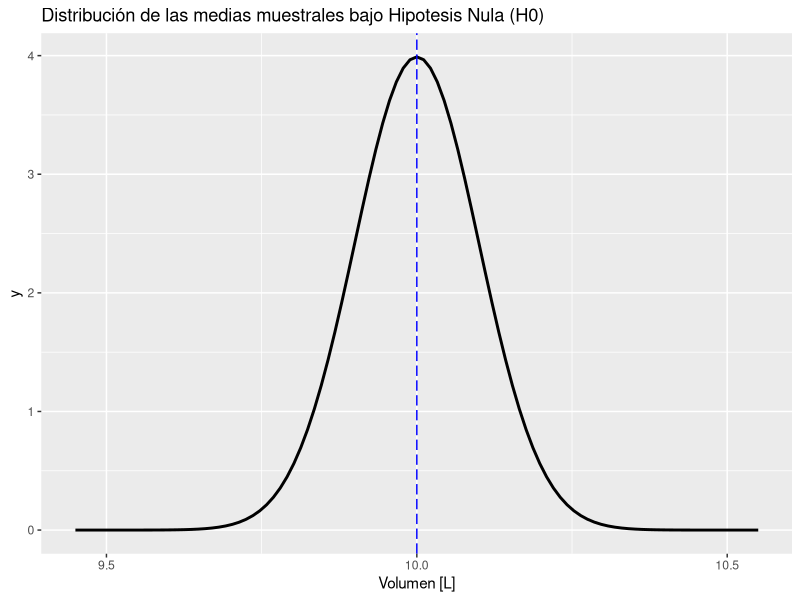
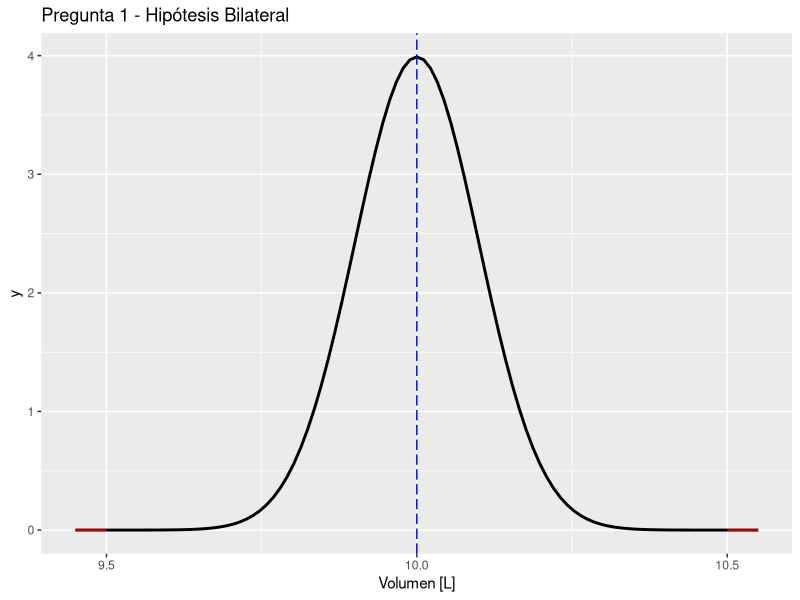
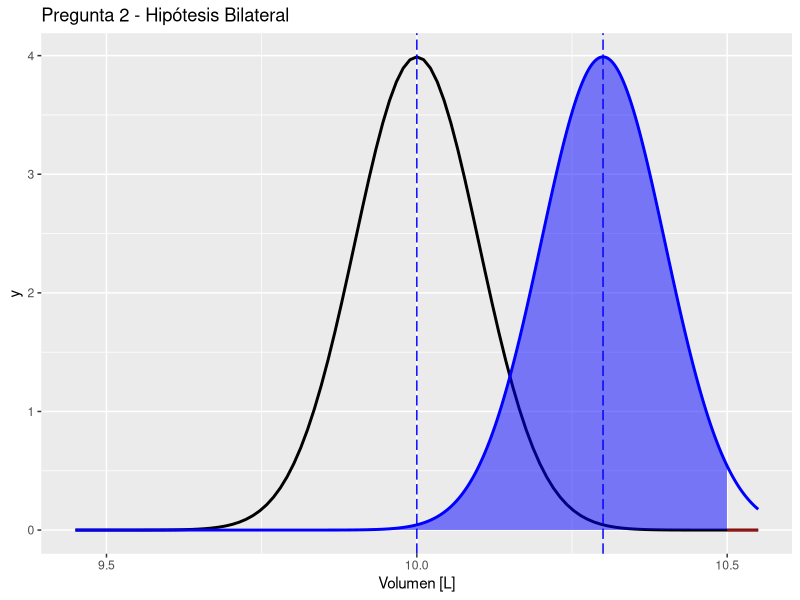
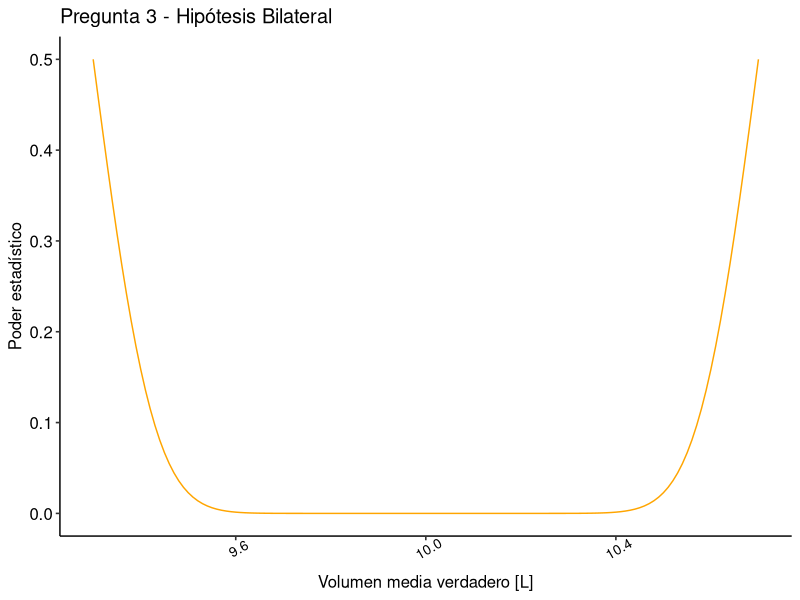
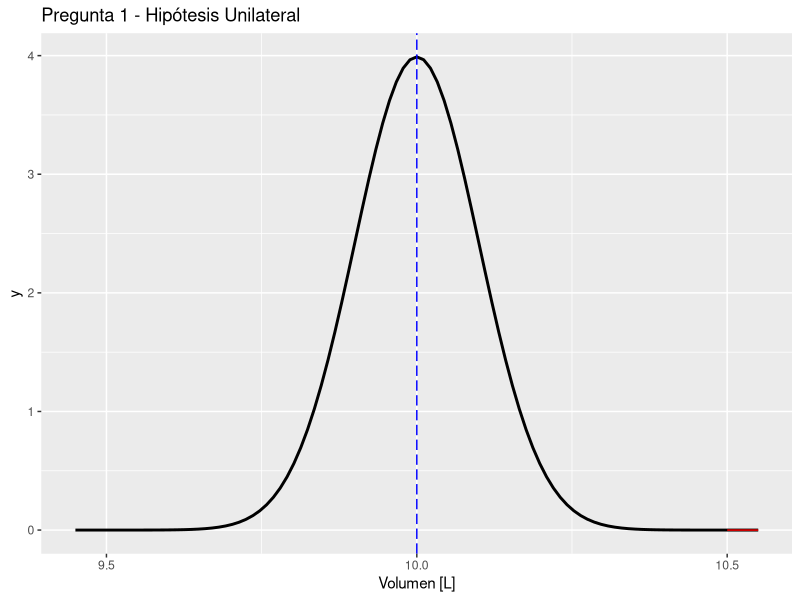
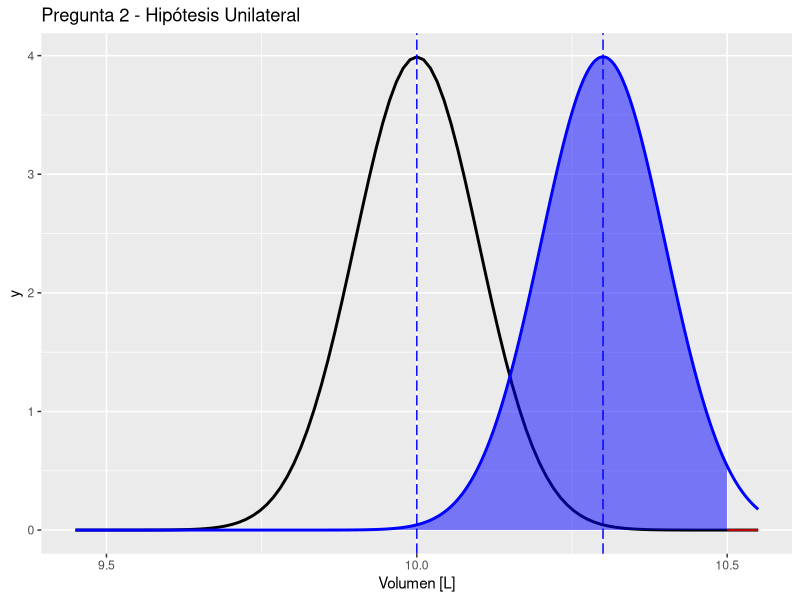
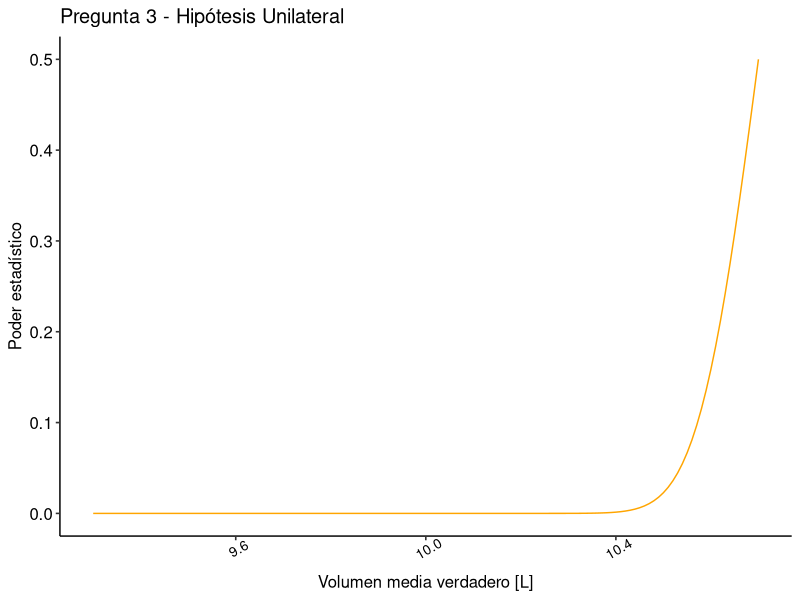

Write R code to recreate these figures, in order.
#Ejercicio Práctico 5 (EP05)
# Grupo 04
# Integrantes:
# - ALEXANDRA CATALINA NAVARRO CALDERÓN
# - CARLOS FRANCISCO RETAMALES APARICIO
# - MAURICIO SEBASTIÁN VALDÉS GÁLVEZ 
# - MAURICIO FELIPE VICENCIO PLAZA

#Paquetes.
library(ggpubr)
library(dplyr)
library(pwr)

#Enunciado

# Se sabe que una máquina que envasa detergentes industriales llena bidones con 
# un volumen de producto que sigue una distribución normal con desviación estándar
# de 1 litro. Usando una muestra aleatoria de 100 botellas, el ingeniero a cargo
# de la planta requiere determinar si la máquina está llenando los bidones con
# una media de 10 litros.

# SE CONSIDERAN AMBOS ESCENARIOS DE PRUEBAS UNILATERALES (UNA COLA) Y BILATERALES
# (DOS COLAS).

#Definimos los valores conocidos.
dev.estandar <- 1 
n.muestra <- 100
c.inferior <- 9.5
c.superior <- 10.5

# Se calcula el error estándar.
SE <- dev.estandar /sqrt(n.muestra)

# Se genera a partir de un valor nulo, una distribución normal con 5000 valores.
valor.nulo <- 10
pts <-5000

#-------------------------------------------------------------------------------
#                                 BILATERALES
#-------------------------------------------------------------------------------

################################################################################

# PREGUNTA 1

################################################################################

# Si el ingeniero piensa rechazar la hipótesis nula cuando la muestra presente 
# una media menor a 9,5 litros o mayor a 10,5 litros, ¿cuál es la probabilidad 
# de que cometa un error de tipo I?

################################################################################

# Dado los datos del enunciado, se nos presenta una prueba t para una muestra,
# con hipótesis bilateral.
# Siendo las hipótesis las siguientes:
# H0: El volumen medio de los bidones es de 10 litros 
# (mu = 10[L])
# H1: El volumen medio de los bidones es distinto de 10 litros 
# (mu != 10[L])

# La probabilidad de que se cometa un error tipo I, va asociado al nivel 
# de significación. Dicho nivel de significación se encuentra en el área de la
# región de rechazo de la distribución, estos deberían seguir las medias muestrales
# que están en la hipótesis nula.
# Se asume que trata de una prueba t para una muestra, pero por el hecho de 
# conocerse la desviación estándar, también se podría realizar la distribución 
# normal (prueba Z).


x <- seq(valor.nulo - 5.5 * SE, valor.nulo +5.5 * SE, length.out = pts)
y <- dnorm(x, mean = valor.nulo, sd = SE)
distribucion.p1 <- data.frame(x, y)

# Se grafica la distribución.

grafico.distribucion <- ggplot(data = distribucion.p1, aes(x))

# Se agrega la distribución normal.
grafico.distribucion  <- grafico.distribucion  + stat_function(fun = dnorm,
                                 args = list(mean = valor.nulo,
                                             sd = SE),
                                 colour = "Black", size = 1)


# Se agrega marcas y etiquetas al eje x.
grafico.distribucion <- grafico.distribucion + scale_x_continuous(name = "Volumen [L]",
                                      breaks = seq(c.inferior, c.superior,
                                                   0.5))
# Se Agregar la media bajo la hipótesis nula.
grafico.distribucion <- grafico.distribucion + geom_vline(xintercept = valor.nulo,
                              colour = "Blue", linetype = "longdash")

#Se agrega el título y se muestra el gráfico resultante.
grafico.distribucion <- grafico.distribucion + ggtitle("Distribución de las medias muestrales bajo Hipotesis Nula (H0)")

grafico.distribucion

# Se marcan las regiones de rechazo dados por el enunciado.

grafico.bilateral.1 <- grafico.distribucion + geom_area(data = subset(distribucion.p1, x < c.inferior),
                                    aes(y = y), colour = "Red",
                                    fill = "Red", alpha = 0.5)

grafico.bilateral.1 <- grafico.bilateral.1 + geom_area(data = subset(distribucion.p1,
                                                         x > c.superior),
                                           aes(y = y), colour = "Red",
                                           fill = "Red", alpha = 0.5)
# Se agrega el título del gráfico.
grafico.bilateral.1 <- grafico.bilateral.1 + ggtitle("Pregunta 1 - Hipótesis Bilateral")

#Se muestra el gráfico.
grafico.bilateral.1

# Calcular la probabilidad que suman las regiones de rechazo.
alfa.izquierdo <- pnorm(c.inferior, mean = valor.nulo, sd = SE,
                        lower.tail = TRUE)

alfa.derecho <- pnorm(c.superior, mean = valor.nulo, sd = SE,
                      lower.tail = FALSE)

bilateral.alfa <- alfa.izquierdo + alfa.derecho

cat("La probabilidad de que un error tipo I ocurra, es alfa =", bilateral.alfa,
    "\n\n")

################################################################################

# PREGUNTA 2

################################################################################

# Si el verdadero volumen medio de los bidones fuera de 10,3 litros, ¿cuál sería
# la probabilidad de que el ingeniero, que obviamente no conoce este dato, 
# cometa un error de tipo II?

################################################################################


# Se realiza un gráfico de la verdadera distribución y lo superponemos con la
# hipótesis nula.


bilateral.media <- 10.3

x1 <- seq(bilateral.media - 5.5 * SE,
          bilateral.media + 5.5 * SE, length.out = pts)

y1 <- dnorm(x1, mean = bilateral.media, sd = SE)
distribucion.p2 <- data.frame(x = x1, y = y1)

grafico.bilateral.2 <- grafico.bilateral.1 + stat_function(fun = dnorm, n = pts,
                                               args = list(mean = bilateral.media,
                                                           sd = SE),
                                               colour = "Blue", size = 1)

grafico.bilateral.2 <- grafico.bilateral.2 + geom_vline(xintercept = bilateral.media,
                                            colour = "Blue",
                                            linetype = "longdash")

# Un  error tipo II significaría no rechazar la hipótesis nula cuando esta es
# falsa.
# Siendo para este caso, no rechazar la idea de que la media de la población es 10 [L], 
# siendo que es 10,3 [L]. Este tipo de error ocurre si la media muestral esta
# fuera de las regiones críticas definidas por el ingeniero.


# Se Sombrea el área de la curva "verdadera" que está fuera de las regiones de
# rechazo de la curva correspondiente a la H0 (hipótesis nula).
grafico.bilateral.2 <- grafico.bilateral.2 + geom_area(
  data = subset(distribucion.p2, x >= c.inferior & x <= c.superior),
  aes(y = y), colour = "Blue", fill = "Blue", alpha = 0.5)

#Se agrega el título.
grafico.bilateral.2 <- grafico.bilateral.2 + ggtitle("Pregunta 2 - Hipótesis Bilateral")

#Se muestra el gráfico superpuesto con el anterior.
grafico.bilateral.2

# Se calcula la probablidad de esta región, siendo beta.
beta.superior <- pnorm(c.superior, mean = bilateral.media,
                       sd = SE, lower.tail = TRUE)

beta.inferior <- pnorm(c.inferior, mean = bilateral.media,
                       sd = SE, lower.tail = TRUE)

bilateral.beta <- beta.superior - beta.inferior

cat("La probabilidad de que un error tipo II ocurra, es beta =", bilateral.beta,
    "\n\n")


################################################################################

# PREGUNTA 3

################################################################################

# Como no se conoce el verdadero volumen medio, genere un gráfico del poder
# estadístico con las condiciones anteriores, pero suponiendo que el verdadero
# volumen medio podría variar de 9,3 a 10,7 litros.

################################################################################


# Al preguntarse por el poder estadístico, es decir, la probabilidad de detectar
# que Hipótesis Nula (H0) es falsa cuando efectivamente lo es, además se solicita
# una curva de poder para diferentes valores de la verdadera media.

# Creamos una función que calcule el poder a partir del razonamiento hecho en la
# pregunta anterior (considerando además el caso de hipótesis unilaterales).

poder.p3 <- function(media, SE.p3, limite.inferior = NULL, limite.superior = NULL) {
  poder.inferior <- 0
  poder.superior <- 1
  
  if(!is.null(limite.inferior)) {
    poder.inferior <- pnorm(limite.inferior, mean = media, sd = SE.p3,
                       lower.tail = TRUE)
  }
  
  if(!is.null(limite.superior)) {
    poder.superior <- pnorm(limite.superior, mean = media, sd = SE.p3,
                       lower.tail = FALSE)
  }
  
  poder.p3 <- poder.inferior + poder.superior
  return(poder.p3)
}

# Se generan puntos en el rango dado para graficar.
x3 <- seq(9.3, 10.7, 0.01)

y3 <- sapply(x3, poder.p3, SE.p3 = SE, limite.inferior = 9.3,
             limite.superior = 10.7)

#se le asignan los datos y características para graficar la distribución.

distribucion.p3 <- data.frame(x = x3, y = y3)
grafico.bilateral.3 <- ggplot(distribucion.p3, aes(x, y))
grafico.bilateral.3 <- grafico.bilateral.3 + geom_line(colour = "Orange")
grafico.bilateral.3 <- grafico.bilateral.3 + ylab("Poder estadístico")
grafico.bilateral.3 <- grafico.bilateral.3 + xlab("Volumen media verdadero [L]")
grafico.bilateral.3 <- grafico.bilateral.3 + theme_pubr()

grafico.bilateral.3 <- grafico.bilateral.3 + theme(
  axis.text.x = element_text(angle = 30, size = 10))

grafico.bilateral.3 <- grafico.bilateral.3 + ggtitle("Pregunta 3 - Hipótesis Bilateral")
grafico.bilateral.3


################################################################################

# PREGUNTA 4

################################################################################

# Considerando un volumen medio de 10 litros, ¿cuántos bidones deberían revisarse 
# para conseguir un poder estadístico de 0,8 y un nivel de significación de 0,05?
  

################################################################################

# Se pregunta por el tamaño de la muestra para conseguir los valores para los
# factores de la prueba: alfa = 0,05 y  poder = 0,8.

# Se calcular tamaño del efecto usando el d de Cohen.
bilateral.efecto <- (bilateral.media - valor.nulo) / dev.estandar

# Al tratarse de una prueba z, se puede usar la función pwr.norm.test()
# del paquete pwr() y así calcular el tamaño de la muestra.
bilateral.poder.z <- pwr.norm.test(d = bilateral.efecto, sig.level = 0.05,
                                   power = .8, alternative = "two.sided")

cat("Resultado de pwr.norm.test():\n")
print(bilateral.poder.z)

bilateral.tam.z <- ceiling(bilateral.poder.z[["n"]])

cat("El tamaño de la muestra de una prueba z debe ser n =",
    bilateral.tam.z, "\n\n")

# En el caso de que fuese una prueba t, se usa la función pwr.t.test().
bilateral.poder.t1 <- pwr.t.test(d = bilateral.efecto, sig.level = 0.05,
                                 power = 0.8, type = "one.sample",
                                 alternative = "two.sided")

cat("Resultado de  pwr.t.test():\n")
print(bilateral.poder.t1)

bilateral.tam.t1 <- ceiling(bilateral.poder.t1[["n"]])

cat("El tamaño de la muestra de una prueba t debe ser n =",
    bilateral.tam.t1, "\n\n")

# Una opción es usar power.t.test(), es decir, considerar el tamaño del efecto
# en la escala de la variable.

# Se calcula tamaño del efecto.
bilateral.diferencia <- bilateral.media- valor.nulo

bilateral.poder.t2 <- power.t.test(delta = bilateral.diferencia,
                                   sd = dev.estandar,
                                   sig.level = 0.05, power = .8,
                                   type = "one.sample",
                                   alternative = "two.sided")

cat("El tamaño de la muestra para una prueba t con power.t.test():\n")
print(bilateral.poder.t2)

bilateral.tam.t2 <- ceiling(bilateral.poder.t2[["n"]])

cat("El tamaño de la muestra de una prueba t debe ser n =",
    bilateral.tam.t2, "\n\n")

################################################################################

# PREGUNTA 5

################################################################################

# ¿Y si el ingeniero fuese muy exigente y quisiera reducir la probabilidad de
# cometer un error de tipo I a un 1% solamente?

################################################################################

#Si nos damos cuenta, la pregunta se repite más arriba, solo que el alfa corresponde
# a 0,01.

# Prueba Z.
bilateral.poder.z <- pwr.norm.test(d = bilateral.efecto, sig.level = 0.01,
                                   power = .8, alternative = "two.sided")

cat("Resultado de pwr.norm.test():\n")
print(bilateral.poder.z)

bilateral.tam.z <- ceiling(bilateral.poder.z[["n"]])

cat("El tamaño de la muestra para una prueba z debe ser n =",
    bilateral.tam.z, "\n\n")

# Prueba t con pwr.t.test().
bilateral.poder.t1 <- pwr.t.test(d = bilateral.efecto, sig.level = 0.01,
                                 power = 0.8, type = "one.sample",
                                 alternative = "two.sided")

cat("Resultado de  pwr.t.test():\n")
print(bilateral.poder.t1)

bilateral.tam.t1 <- ceiling(bilateral.poder.t1[["n"]])

cat("El tamaño de la muestra de una prueba t debe ser n =",
    bilateral.tam.t1, "\n\n")

# Prueba t con power.t.test().
bilateral.poder.t2 <- power.t.test(delta = bilateral.diferencia,
                                   sd = dev.estandar,
                                   sig.level = 0.01, power = .8,
                                   type = "one.sample",
                                   alternative = "two.sided")

cat("Tamaño de la muestra de una prueba t con power.t.test():\n")
print(bilateral.poder.t2)

bilateral.tam.t2 <- ceiling(bilateral.poder.t2[["n"]])

cat("El tamaño de la muestra de una prueba t debe ser n =",
    bilateral.tam.t2, "\n\n")


#-------------------------------------------------------------------------------
#                                 UNILATERALES
#-------------------------------------------------------------------------------


################################################################################

# PREGUNTA 1

################################################################################

# Si el ingeniero piensa rechazar la hipótesis nula cuando la muestra presente 
# una media menor a 9,5 litros o mayor a 10,5 litros, ¿cuál es la probabilidad 
# de que cometa un error de tipo I?

################################################################################

# Del enunciado realizamos una prueba t para una muestra, con una hipótesis unilateral:
# H0: El volumen medio de los bidones es de 10 litros (mu = 10 [L]).
# H1: El volumen medio de los bidones es mayor a 10 litros (mu > 10 [L]).

# La probabilidad de que se cometa un error tipo I, va asociado al nivel 
# de significación.Dicho nivel de significación se encuentra en el área de la
# región de rechazo de la distribución, estos deberían seguir las medias muestrales
# que están en la hipótesis nula.
# Usamos la distribución normal (prueba Z).

# Se toma como base el gráfico de la distribución normal y marcamos la región de
# rechazo definida por el enunciado.

unilateral.grafico.1 <- grafico.distribucion + geom_area(data = subset(distribucion.p1, x > c.superior),
                                     aes(y = y), colour = "Red",
                                     fill = "Red", alpha = 0.5)

unilateral.grafico.1 <- unilateral.grafico.1 + ggtitle("Pregunta 1 - Hipótesis Unilateral")
unilateral.grafico.1

# Calcular la probabilidad de la región de rechazo.
unilateral.alfa <- pnorm(c.superior, mean = valor.nulo,
                           sd = SE, lower.tail = FALSE)

cat("La probabilidad de cometer un error tipo I es alfa =", unilateral.alfa,
    "\n\n")


################################################################################

# PREGUNTA 2

################################################################################

# Si el verdadero volumen medio de los bidones fuera de 10,3 litros, ¿cuál sería
# la probabilidad de que el ingeniero, que obviamente no conoce este dato, 
# cometa un error de tipo II?

################################################################################


# Se realiza un gráfico de la verdadera distribución y lo superponemos con la
# hipótesis nula.

unilateral.media <- 10.3

x2 <- seq(unilateral.media- 5.5 * SE,
          unilateral.media + 5.5 * SE, length.out = pts)

y2 <- dnorm(x1, mean = unilateral.media, sd = SE)
distribucion.2 <- data.frame(x = x2, y = y2)

unilateral.grafico.2 <- unilateral.grafico.1 + stat_function(
  fun = dnorm, n = pts, args = list(mean = unilateral.media,sd = SE),
  colour = "Blue", size = 1)

unilateral.grafico.2 <- unilateral.grafico.2 + geom_vline(xintercept = unilateral.media,
                                              colour = "Blue",
                                              linetype = "longdash")

# Un error tipo II significaría no rechazar la hipótesis nula cuando esta es
# falsa.
# Siendo para este caso, no rechazar la idea de que la media de la población es 10 [L], 
# siendo que es 10,3 [L]. Este tipo de error ocurre si la media muestral esta
# fuera de las regiones críticas definidas por el ingeniero.


# Se sombrea el área de la curva "verdadera" que está fuera de las regiones de
# rechazo de la curva correspondiente a la H0 (hipótesis nula).
unilateral.grafico.2 <- unilateral.grafico.2 + geom_area(
  data = subset(distribucion.2, x <= c.superior), aes(y = y), colour = "Blue",
  fill = "Blue", alpha = 0.5)

unilateral.grafico.2 <- unilateral.grafico.2 + ggtitle("Pregunta 2 - Hipótesis Unilateral")
unilateral.grafico.2

# Se calcula la probabilidad de esta región, siendo beta.
unilateral.beta <- pnorm(c.superior, mean = unilateral.media,
                         sd = SE, lower.tail = TRUE)

cat("La probabilidad de cometer un error tipo II es beta =", unilateral.beta,
    "\n\n")



################################################################################

# PREGUNTA 3

################################################################################

# Como no se conoce el verdadero volumen medio, genere un gráfico del poder
# estadístico con las condiciones anteriores, pero suponiendo que el verdadero
# volumen medio podría variar de 9,3 a 10,7 litros.

################################################################################


# Al preguntarse por el poder estadístico, es decir, la probabilidad de detectar
# que Hipótesis Nula (H0) es falsa cuando efectivamente lo es, además se solicita
# una curva de poder para diferentes valores de la verdadera media.

# Se generan puntos en el rango dado para graficar, usando la función creada en
# bilateral.

x4 <- seq(9.3, 10.7, 0.01)

y4 <- sapply(x3, poder.p3, SE.p3 = SE, limite.inferior = NULL,
             limite.superior = 10.7)

#se le asignan los datos y características para graficar la distribución.

distribucion.4 <- data.frame(x = x4, y = y4)
unilateral.grafico.3 <- ggplot(distribucion.4, aes(x, y))
unilateral.grafico.3 <- unilateral.grafico.3 + geom_line(colour = "Orange")
unilateral.grafico.3 <- unilateral.grafico.3 + ylab("Poder estadístico")
unilateral.grafico.3 <- unilateral.grafico.3 + xlab("Volumen media verdadero [L]")
unilateral.grafico.3 <- unilateral.grafico.3 + theme_pubr()

unilateral.grafico.3 <- unilateral.grafico.3 + theme(
  axis.text.x = element_text(angle = 30, size = 10))

unilateral.grafico.3 <- unilateral.grafico.3 + ggtitle("Pregunta 3 - Hipótesis Unilateral")
unilateral.grafico.3

################################################################################

# PREGUNTA 4

################################################################################

# Considerando un volumen medio de 10 litros, ¿cuántos bidones deberían revisarse 
# para conseguir un poder estadístico de 0,8 y un nivel de significación de 0,05?

################################################################################

# Se calcular tamaño del efecto usando el d de Cohen.
unilateral.efecto <- (unilateral.media - valor.nulo) / dev.estandar

# Al tratarse de una prueba z, se puede usar la función pwr.norm.test()
# del paquete pwr() y así calcular el tamaño de la muestra.
unilateral.poder.z <- pwr.norm.test(d = unilateral.efecto, sig.level = 0.05,
                                    power = .8, alternative = "greater")

cat("Resultado de pwr.norm.test():\n")
print(unilateral.poder.z)

unilateral.tam.z <- ceiling(unilateral.poder.z[["n"]])

cat("El tamaño de la muestra de una prueba z debe ser n =",
    unilateral.tam.z, "\n\n")


# En el caso de que fuese una prueba t, se usa la función pwr.t.test().
unilateral.poder.t1 <- pwr.t.test(d = unilateral.efecto, sig.level = 0.05,
                                 power = 0.8, type = "one.sample",
                                 alternative = "greater")

cat("Resultado de  pwr.t.test():\n")
print(unilateral.poder.t1)

unilateral.tam.t1 <- ceiling(unilateral.poder.t1[["n"]])

cat("El tamaño de la muestra de una prueba t debe ser n =",
    unilateral.tam.t1, "\n\n")

# Una opción es usar power.t.test(), es decir, considerar el tamaño del efecto
# en la escala de la variable.

# Se calcula tamaño del efecto.
unilateral.diferencia <- bilateral.media- valor.nulo

unilateral.poder.t2 <- power.t.test(delta = unilateral.diferencia,
                                   sd = dev.estandar,
                                   sig.level = 0.05, power = .8,
                                   type = "one.sample",
                                   alternative = "one.sided")

cat("El tamaño de la muestra para una prueba t con power.t.test():\n")
print(unilateral.poder.t2)

unilateral.tam.t2 <- ceiling(unilateral.poder.t2[["n"]])

cat("El tamaño de la muestra de una prueba t debe ser n =",
    unilateral.tam.t2, "\n\n")


################################################################################

# PREGUNTA 5

################################################################################

# ¿Y si el ingeniero fuese muy exigente y quisiera reducir la probabilidad de
# cometer un error de tipo I a un 1% solamente?

################################################################################

#Si nos damos cuenta, la pregunta se repite más arriba, solo que el alfa corresponde
# a 0,01

# Prueba Z.
unilateral.poder.z <- pwr.norm.test(d = unilateral.efecto, sig.level = 0.01,
                                   power = .8, alternative = "greater")

cat("Resultado de pwr.norm.test():\n")
print(unilateral.poder.z)

unilateral.tam.z <- ceiling(unilateral.poder.z[["n"]])

cat("El tamaño de la muestra para una prueba z debe ser n =",
    unilateral.tam.z, "\n\n")

# Prueba t con pwr.t.test().
unilateral.poder.t1 <- pwr.t.test(d = unilateral.efecto, sig.level = 0.01,
                                 power = 0.8, type = "one.sample",
                                 alternative = "greater")

cat("Resultado de  pwr.t.test():\n")
print(unilateral.poder.t1)

unilateral.tam.t1 <- ceiling(unilateral.poder.t1[["n"]])

cat("El tamaño de la muestra de una prueba t debe ser n =",
    unilateral.tam.t1, "\n\n")

# Prueba t con power.t.test().
unilateral.poder.t2 <- power.t.test(delta = unilateral.diferencia,
                                   sd = dev.estandar,
                                   sig.level = 0.01, power = .8,
                                   type = "one.sample",
                                   alternative = "one.sided")

cat("Tamaño de la muestra de una prueba t con power.t.test():\n")
print(unilateral.poder.t2)

unilateral.tam.t2 <- ceiling(unilateral.poder.t2[["n"]])

cat("El tamaño de la muestra de una prueba t debe ser n =",
    unilateral.tam.t2, "\n\n")
